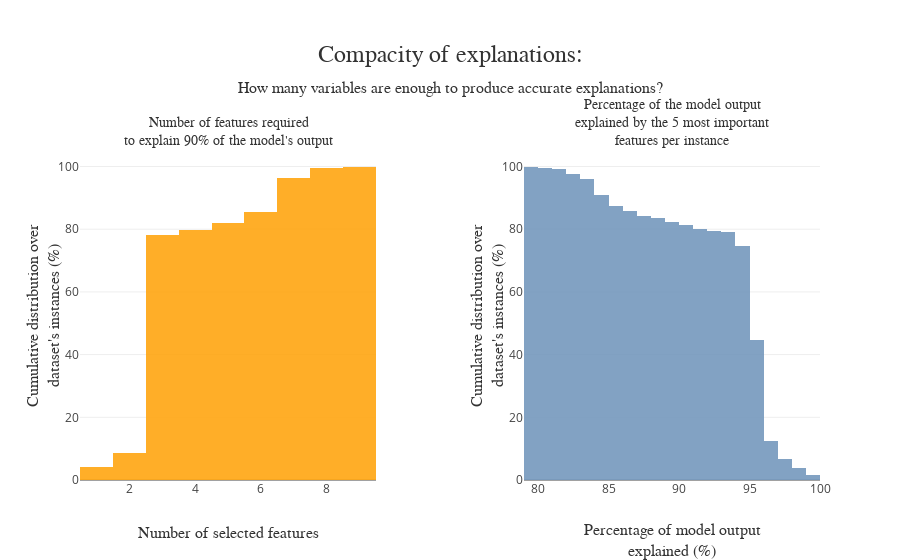

Notebook source saved alongside this figure:
### Code cell
response_dict = {1: 'Web', 2: 'Not Web'}
features = list(full_dataset.columns)
features_dict = dict(zip(features, features))
xpl = SmartExplainer(
    model=clf, 
    #preprocessing=encoder, 
    features_dict=features_dict, # Optional parameters
    label_dict=response_dict    # Optional parameters, dicts specify labels 
)
xpl.compile(x=X_train)
xpl.plot.compacity_plot()

### Figure 1 — Plotly figure (JSON) as saved in the notebook; plotly's stock layout.template omitted (floating-point values rounded to 4 significant figures; data arrays with more than 128 entries replaced by an {"elided": "..."} marker saying what was removed)
{"data": [{"cumulative": {"enabled": true}, "histnorm": "percent", "hovertemplate": "Top %{x:.0f} features explain at least 90%<br>of the model for %{y:.1f}% of the instances", "hovertext": "none", "marker": {"color": "rgba(255, 166, 17, 0.9)"}, "name": "", "type": "histogram", "x": {"elided": "267 int values"}, "xaxis": "x", "yaxis": "y"}, {"cumulative": {"direction": "decreasing", "enabled": true}, "histnorm": "percent", "hovertemplate": "Top 5 features explain at least %{x:.0f}%<br>of the model for %{y:.1f}% of the instances", "marker": {"color": "rgba(117, 152, 189, 0.9)"}, "name": "", "type": "histogram", "x": {"elided": "267 float values"}, "xaxis": "x2", "yaxis": "y2"}], "layout": {"annotations": [{"font": {"color": "rgb(50, 50, 50)", "family": "Arial", "size": 14}, "showarrow": false, "text": "Number of features required<br>to explain 90% of the model's output", "x": 0.2, "xanchor": "center", "xref": "paper", "y": 1, "yanchor": "bottom", "yref": "paper"}, {"font": {"color": "rgb(50, 50, 50)", "family": "Arial", "size": 14}, "showarrow": false, "text": "Percentage of the model output<br>explained by the 5 most important<br>features per instance", "x": 0.8, "xanchor": "center", "xref": "paper", "y": 1, "yanchor": "bottom", "yref": "paper"}], "hovermode": "closest", "margin": {"t": 150}, "showlegend": false, "title": {"font": {"color": "rgb(50, 50, 50)", "family": "Arial", "size": 24}, "pad": {"b": 50}, "text": "Compacity of explanations:<span style='font-size: 16px;'><br />How many variables are enough to produce accurate explanations?</span>", "x": 0.5, "xanchor": "center", "y": 0.8, "yanchor": "bottom"}, "xaxis": {"anchor": "y", "domain": [0, 0.4], "title": {"font": {"color": "rgb(50, 50, 50)", "family": "Arial Black", "size": 16}, "text": "Number of selected features"}}, "xaxis2": {"anchor": "y2", "domain": [0.6, 1], "title": {"font": {"color": "rgb(50, 50, 50)", "family": "Arial Black", "size": 16}, "text": "Percentage of model output<br>explained (%)"}}, "yaxis": {"anchor": "x", "domain": [0, 1], "title": {"font": {"color": "rgb(50, 50, 50)", "family": "Arial Black", "size": 16}, "text": "Cumulative distribution over<br>dataset's instances (%)"}}, "yaxis2": {"anchor": "x2", "domain": [0, 1], "title": {"font": {"color": "rgb(50, 50, 50)", "family": "Arial Black", "size": 16}, "text": "Cumulative distribution over<br>dataset's instances (%)"}}}}
